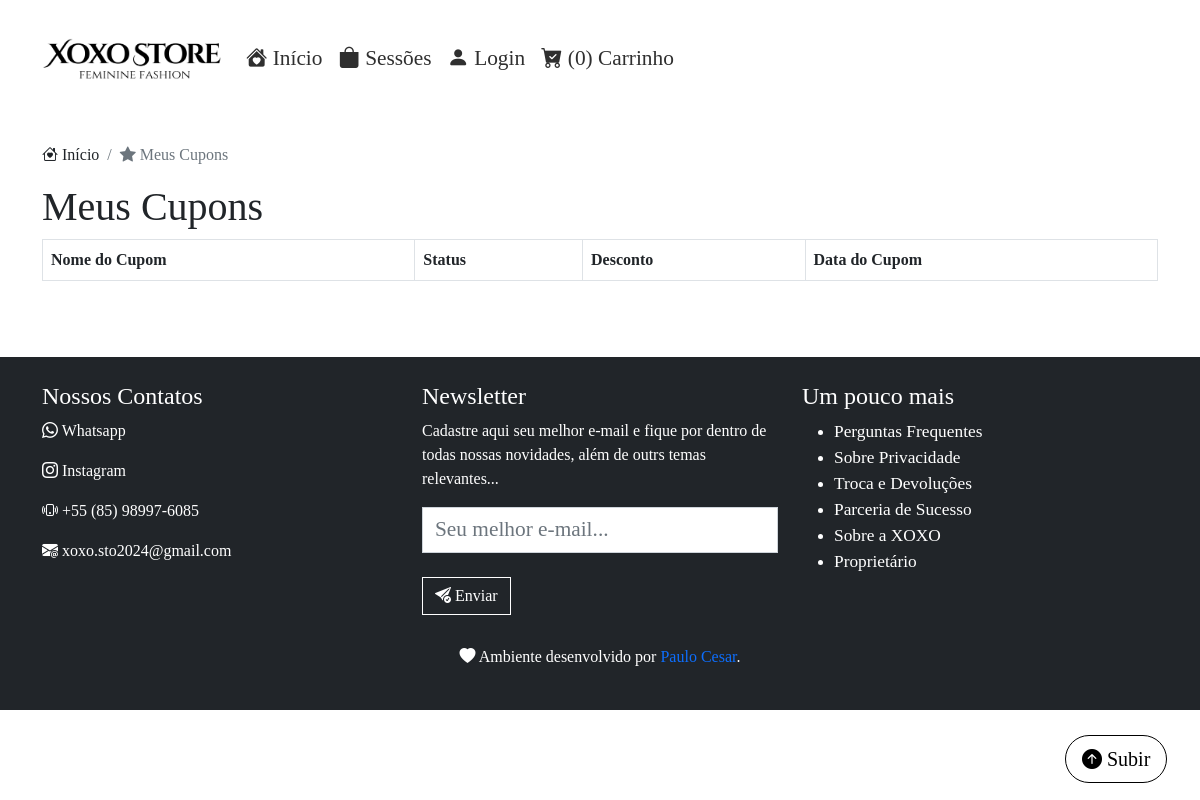
Before: /app/page/cupom.php with the older database file.
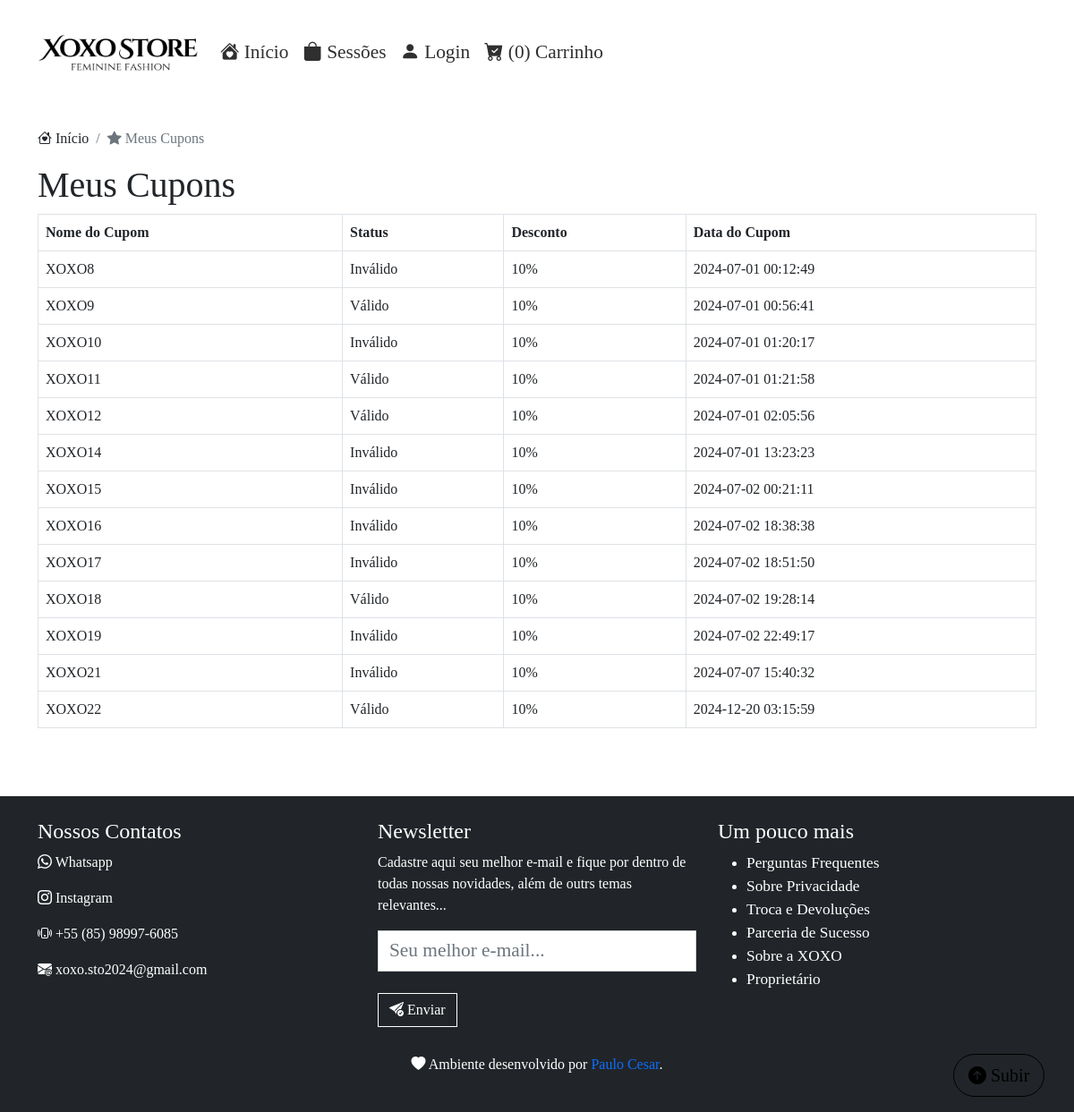
After: the same page with the newer database file.
### tables this page shows
CREATE TABLE `tb_item_cupom` (
  `id_tb_item_cupom` int(11) NOT NULL,
  `status_tb_item_cupom` enum('0','1') DEFAULT '1',
  `id_cupom_tb_item_cupom` int(11) NOT NULL,
  `id_usuario_tb_item_cupom` int(11) NOT NULL,
  `data_cadastro_tb_item_cupom` timestamp NULL DEFAULT current_timestamp()
);

CREATE TABLE `tb_cupom` (
  `id_tb_cupom` int(11) NOT NULL,
  `prefixo_tb_cupom` varchar(45) NOT NULL,
  `status_tb_cupom` enum('0','1') DEFAULT '1',
  `desconto_tb_cupom` int(11) NOT NULL,
  `data_cadastro_tb_cupom` timestamp NULL DEFAULT current_timestamp()
);

### app/php/BancoDeDados.class.php (called while the page is built, shortened)
<?php
	class BancoDeDados{
		private $ser = "127.0.0.1";
		private $usu = "u134451290_paulo";
		private $sen = "P@ulo6085";
		private $dat = "u134451290_bd_xoxo";
		private $mysqli;
		public function __get($var){
			return $this->$var;
		}
		public function conectar(){
			$this->mysqli = new mysqli($this->ser, $this->usu, $this->sen, $this->dat);
			$b = true;
			return $b;
		}
		public function desconectar(){
			$b = true;
			return $b;
		}
		public function result($sql){
			$this->result = $this->mysqli->query($sql);
		}
	}
?>

### app/php/Cupom.class.php (the view, shortened to what this page needs)
<?php
    require_once("BancoDeDados.class.php");
    class Cupom extends BancoDeDados{
        public function listarCupom($id_user){
            if($id_user){
                $sql = "SELECT * FROM tb_item_cupom INNER JOIN tb_cupom ON tb_cupom.id_tb_cupom=tb_item_cupom.id_cupom_tb_item_cupom WHERE tb_item_cupom.id_usuario_tb_item_cupom=$id_user";
            }else{
                $sql = "SELECT * FROM tb_item_cupom INNER JOIN tb_cupom ON tb_cupom.id_tb_cupom=tb_item_cupom.id_cupom_tb_item_cupom";
            }
            $result = array();
            parent::result($sql);
            while ($dados = parent::__get("result")->fetch_assoc()) {
                $result[] = $dados;
            }
            return $result;
        }
        public function listarTable01($id_user){
            $result = $this->listarCupom($id_user);
            foreach ($result as $key => $value) {
                $cup = $value['prefixo_tb_cupom'].$value['id_tb_item_cupom'];
                $sta = $value['status_tb_item_cupom'];
                switch ($sta) {
                    case '0': $sta = "Inválido"; break;
                    case '1': $sta = "Válido"; break;
                }
                $des = $value['desconto_tb_cupom'];
                $dat = $value['data_cadastro_tb_item_cupom'];
                echo "  <tr>
                            <td>$cup</td>
                            <td>$sta</td>
                            <td>$des%</td>
                            <td>$dat</td>
                        </tr>";
            }
        }
    }
?>

### app/page/cupom.php (shortened to what this page needs)
<!DOCTYPE html>
<html lang="pt-br">
<head>
    <link rel="stylesheet" href="../framework/bootstrap/css/bootstrap.min.css">
    <link rel="stylesheet" href="https://cdn.jsdelivr.net/npm/bootstrap-icons@1.11.3/font/bootstrap-icons.min.css">
    <link rel="stylesheet" href="../css/pagina.css">
</head>
<body>
  <?php
    require_once("menu.php");
  ?>
    <div class="page">
      <div class="container">
        <nav aria-label="breadcrumb">
          <ol class="breadcrumb">
            <li class="breadcrumb-item"><a href="index.php"><i class="bi bi-house-heart"></i> Início</a></li>
            <li class="breadcrumb-item active" aria-current="page"><i class="bi bi-star-fill"></i> Meus Cupons</li>
          </ol>
        </nav>
        <form method="post">
          <div class="row">
            <h1 style="font-family:'Cinzel'">Meus Cupons</h1>
            <div class="col-lg-12">
              <div class="table-responsive">
                <table class="table table-hover table-bordered">
                  <thead>
                    <tr>
                      <th>Nome do Cupom</th>
                      <th>Status</th>
                      <th>Desconto</th>
                      <th>Data do Cupom</th>
                    </tr>
                  </thead>
                  <tbody>
                    <?php $adm->cup->listarTable01($_SESSION['usuario'][0]['id_tb_usuario']);?>
                  </tbody>
                </table>
              </div>
            </div>
          </div>
        </form>
      </div>
    </div>
    <?php
      require_once("footer.php");
    ?>
</body>
</html>

### app/page/menu.php (shortened to what this page needs)
<div class="but">
        <button id="bTopo" class="btn btn-black btn-radius btn-lg"><i class="bi bi-arrow-up-circle-fill"></i> Subir</button>
</div>
<div class="container-fluid">
    <div class="row">
        <div class="col-lg-12 box-social">
        </div>
    </div>
</div>
<nav class="navbar navbar-expand-lg navbar-light">
  <div class="container">
    <a class="navbar-brand" href="index.php" style="font-family: 'Cinzel'"><img src="../img/xoxo.png" alt="" style="width: 180px"></a>
    <div class="collapse navbar-collapse " id="navbarSupportedContent">
      <ul class="navbar-nav me-auto mb-2 mb-lg-0">
        <li class="nav-item">
          <a class="nav-link" href="index.php"><i class="bi bi-house-heart-fill"></i> Início</a>
        </li>
        <li class="nav-item" id="li_item1">
          <a class="nav-link" href="#"><i class="bi bi-bag-fill"></i> Sessões</a>
        </li>
        <li class="nav-item">
          <?php
            if (isset($_SESSION['usuario'])) {
          ?>
            <li class="nav-item dropdown">
              <a class="nav-link dropdown-toggle" href="#" role="button" data-bs-toggle="dropdown" aria-expanded="false">
              <i class="bi bi-person-fill"></i> Perfil
              </a>
              <ul class="dropdown-menu">
                <li><a class="dropdown-item" href="pedidos.php"><i class="bi bi-box2-heart"></i> Meus Pedidos</a></li>
                <li><a class="dropdown-item" href="cupom.php"><i class="bi bi-star-fill"></i> Meu Cupons</a></li>
                <li><a class="dropdown-item" href="usuario.php?id=<?php echo $_SESSION['usuario'][0]['id_tb_usuario'];?>"><i class="bi bi-pencil-square"></i> Editar</a></li>
                <li><a class="dropdown-item" href="logoff.php"><i class="bi bi-box-arrow-left"></i> Sair</a></li>
              </ul>
            </li>
          <?php
            }else{
          ?>
            <a class="nav-link" id="li_item4" href="#"><i class="bi bi-person-fill"></i> Login</a>
          <?php
            }
          ?>
        </li>
        <li class="nav-item">
          <a class="nav-link" id="li_item3" href="#"><i class="bi bi-cart-check-fill"></i> (<?php echo count($_SESSION['itens']);?>) Carrinho</a>
        </li>
      </ul>
    </div>
  </div>
    </nav>

### app/page/footer.php
<div class="footer">
  <div class="container">
    <div class="row">
      <div class="col-lg-4">
        <div class="box-phone">
          <h4>Nossos Contatos</h4>
          <p><a href="https://wa.me/message/KVX44MH4GUKPO1" target="_blank"><i class="bi bi-whatsapp"></i> Whatsapp</a></p>
          <p><a href="https://www.instagram.com/use.xoxostore/" target="_blank"><i class="bi bi-instagram"></i> Instagram</a></p>
          <p><i class="bi bi-phone-vibrate"></i> +55 (85) 98997-6085</p>
          <p><a href="#"><i class="bi bi-envelope-at-fill"></i> xoxo.sto2024@gmail.com</a></p>
        </div>
      </div>
      <div class="col-lg-4">
        <div class="box-listener">
          <h4>Newsletter</h4>
          <p>Cadastre aqui seu melhor e-mail e fique por dentro de todas nossas novidades, além de outrs temas relevantes...</p>
          <input type="email" class="form-control" placeholder="Seu melhor e-mail...">
          <br>
          <button class="btn btn-white"><i class="bi bi-send-check-fill"></i> Enviar</button>
        </div>
      </div>
      <div class="col-lg-4">
        <div class="box-infor">
          <h4>Um pouco mais</h4>
          <ul>
            <li><a href="">Perguntas Frequentes</a></li>
            <li><a href="">Sobre Privacidade</a></li>
            <li><a href="">Troca e Devoluções</a></li>
            <li><a href="">Parceria de Sucesso</a></li>
            <li><a href="sobre.php">Sobre a XOXO</a></li>
            <li><a href="">Proprietário</a></li>
          </ul>
        </div>
      </div>
    </div>
    <div class="col-lg-12 box-ambiente">
      <p><i class="bi bi-heart-fill"></i> Ambiente desenvolvido por <a href="https://www.instagram.com/pcosta.g?utm_source=ig_web_button_share_sheet&igsh=ZDNlZDc0MzIxNw==">Paulo Cesar</a>.</p>
    </div>
  </div>
</div>

### app/css/pagina.css (style rules this page uses)
body { background-color: white; font-family: Georgia, 'Times New Roman', Times, serif; }
.page { padding-bottom: 60px; }
input { border-radius: 0px; }
.form-control, .btn { border-radius: 0px; }
.form-control { font-size: 16pt; }
.btn-white { background-color: none; border-color: white; color:white; }
.btn-black { background-color: none; border-color: black; color:black; }
.page { padding-top: 50px; }
.box-social { padding-top: 5px; min-height: 25px; }
.footer { background-color: #212529; color: white; padding-top: 25px; padding-bottom: 25px; }
.footer h4 { font-family: "Cinzel"; }
.btn-radius { border-radius: 30px; }
.but { width: 120px; height:50px; position: fixed; bottom: 15px; right: 15px; }
.box-phone a { color: white; text-decoration: none; }
.box-infor a { color: white; text-decoration: none; font-size: 13pt; }
.box-infor li { margin-left: none; }
.box-infor, .box-listener, .box-phone { margin-bottom: 30px; }
.breadcrumb a { text-decoration: none; color: #212529; }
.nav-link { font-size: 16pt; color:rgb(0, 0, 0); font-family: "Cinzel"; }
.navbar-brand img { width: 180px; }
.navbar-light .navbar-nav .nav-link { color:rgb(47, 47, 47); }
.box-ambiente { text-align: center; }
.box-ambiente a { text-decoration: none; }

Changed rows visible on the page:
added tb_item_cupom: cup "XOXO8", status_tb_item_cupom "Inválido", id_cupom_tb_item_cupom.desconto_tb_cupom "10", data_cadastro_tb_item_cupom "2024-07-01 00:12:49"
added tb_item_cupom: cup "XOXO9", status_tb_item_cupom "Válido", id_cupom_tb_item_cupom.desconto_tb_cupom "10", data_cadastro_tb_item_cupom "2024-07-01 00:56:41"
added tb_item_cupom: cup "XOXO10", status_tb_item_cupom "Inválido", id_cupom_tb_item_cupom.desconto_tb_cupom "10", data_cadastro_tb_item_cupom "2024-07-01 01:20:17"
added tb_item_cupom: cup "XOXO11", status_tb_item_cupom "Válido", id_cupom_tb_item_cupom.desconto_tb_cupom "10", data_cadastro_tb_item_cupom "2024-07-01 01:21:58"
added tb_item_cupom: cup "XOXO12", status_tb_item_cupom "Válido", id_cupom_tb_item_cupom.desconto_tb_cupom "10", data_cadastro_tb_item_cupom "2024-07-01 02:05:56"
added tb_item_cupom: cup "XOXO14", status_tb_item_cupom "Inválido", id_cupom_tb_item_cupom.desconto_tb_cupom "10", data_cadastro_tb_item_cupom "2024-07-01 13:23:23"
added tb_item_cupom: cup "XOXO15", status_tb_item_cupom "Inválido", id_cupom_tb_item_cupom.desconto_tb_cupom "10", data_cadastro_tb_item_cupom "2024-07-02 00:21:11"
added tb_item_cupom: cup "XOXO16", status_tb_item_cupom "Inválido", id_cupom_tb_item_cupom.desconto_tb_cupom "10", data_cadastro_tb_item_cupom "2024-07-02 18:38:38"
added tb_item_cupom: cup "XOXO17", status_tb_item_cupom "Inválido", id_cupom_tb_item_cupom.desconto_tb_cupom "10", data_cadastro_tb_item_cupom "2024-07-02 18:51:50"
added tb_item_cupom: cup "XOXO18", status_tb_item_cupom "Válido", id_cupom_tb_item_cupom.desconto_tb_cupom "10", data_cadastro_tb_item_cupom "2024-07-02 19:28:14"
added tb_item_cupom: cup "XOXO19", status_tb_item_cupom "Inválido", id_cupom_tb_item_cupom.desconto_tb_cupom "10", data_cadastro_tb_item_cupom "2024-07-02 22:49:17"
added tb_item_cupom: cup "XOXO21", status_tb_item_cupom "Inválido", id_cupom_tb_item_cupom.desconto_tb_cupom "10", data_cadastro_tb_item_cupom "2024-07-07 15:40:32"
added tb_item_cupom: cup "XOXO22", status_tb_item_cupom "Válido", id_cupom_tb_item_cupom.desconto_tb_cupom "10", data_cadastro_tb_item_cupom "2024-12-20 03:15:59"
